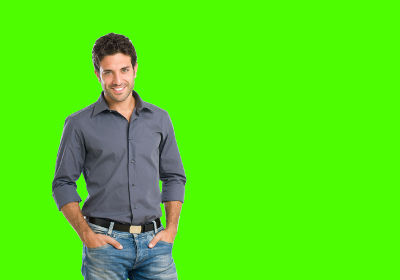
#> input picture image.jpg, 400 x 280 px
$ python chromakey.py
#> lines starting #> are read from the running program, lines starting #| are printed output that depends on the picture
import cv2
import numpy as np
from sklearn.cluster import KMeans

# Load the image
image = cv2.imread('image.jpg')
#> image is the input picture: shape (280, 400, 3); mean B, G, R 22.7, 224.8, 84.6

# Convert the image to the HSV color space
hsv = cv2.cvtColor(image, cv2.COLOR_BGR2HSV)
#> hsv: shape (280, 400, 3); mean H, S, V 58.4, 217.3, 228.8

# Flatten the image into a 2D array of pixels
pixels = hsv.reshape((-1, 3))

# Use k-means clustering to cluster the pixels into 2 clusters
kmeans = KMeans(n_clusters=3)
kmeans.fit(pixels)

# Identify the cluster that represents the background (assume it is the cluster with the most pixels)
labels = kmeans.labels_
background_cluster = np.argmax(np.bincount(labels))

# Create a mask that only keeps the pixels from the background cluster
mask = np.where(labels == background_cluster, 0, 255).astype(np.uint8)
mask = mask.reshape(image.shape[:2])

# Create a transparent image with an alpha channel
transparent_image = np.zeros((image.shape[0], image.shape[1], 4), dtype=np.uint8)
transparent_image[:,:,:3] = image
transparent_image[:,:,3] = mask
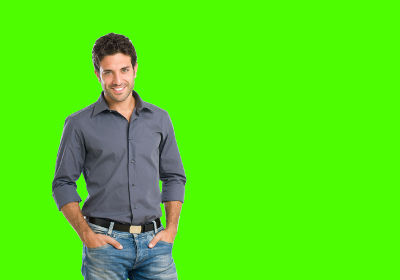
#> transparent_image: shape (280, 400, 4); mean B, G, R, A 22.7, 224.8, 84.6, 50.1


# Set the pixels outside the objects to fully transparent
transparent_image[mask == 0] = (255, 255, 255, 0)
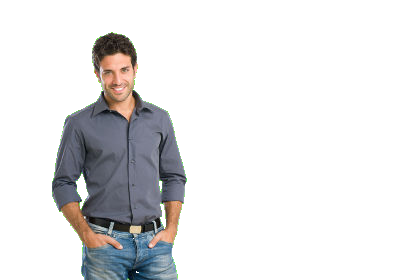
#> transparent_image: shape (280, 400, 4); mean B, G, R, A 227.3, 226.5, 226.7, 50.1
# transparent_image = cv2.cvtColor(transparent_image, cv2.COLOR_BGR2RGBA)

cv2.imwrite('final_image.png', transparent_image)
